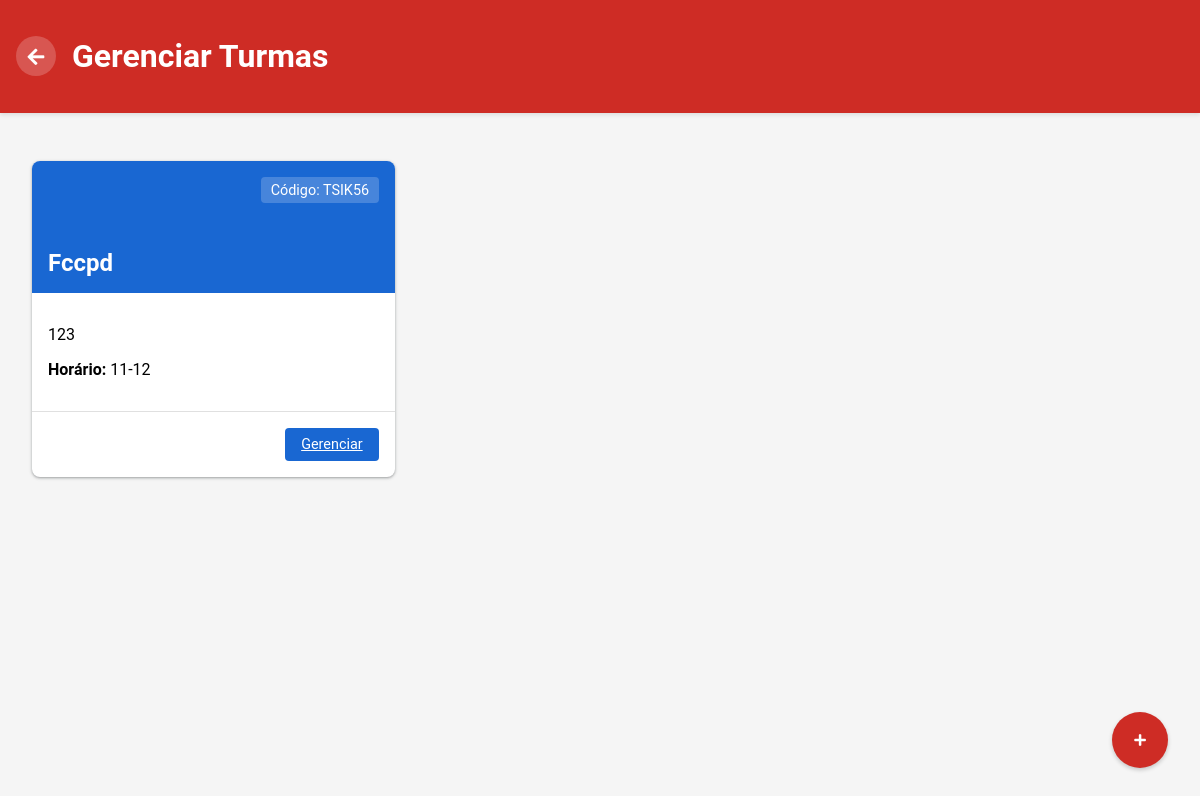
Before: /turmas/professor/ (signed in) with the older database file.
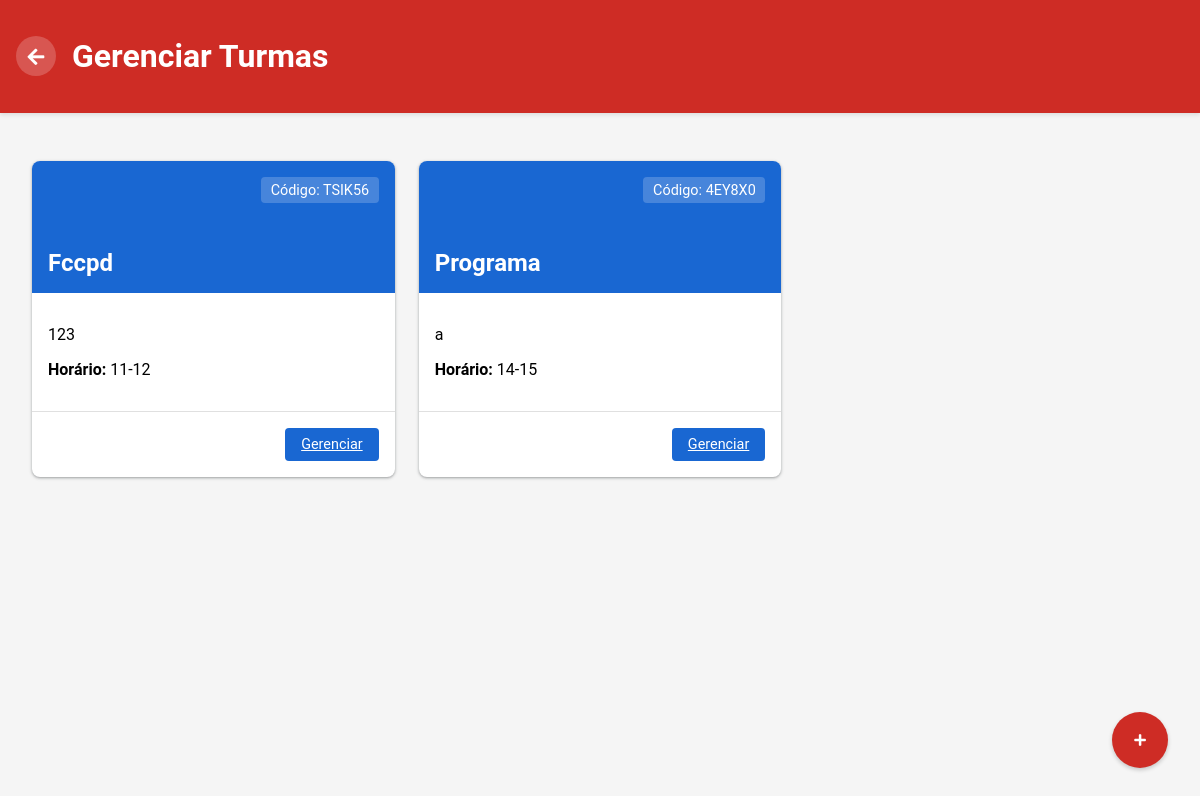
After: the same page with the newer database file.
### portal/models.py (models this page shows, shortened)
class Turma(models.Model):
    nome = models.CharField(max_length=100)
    horario = models.CharField(max_length=100)
    professor = models.ForeignKey('Professor', on_delete=models.SET_NULL, null=True)
    codigo = models.CharField(max_length=20, unique=True, default='DEFAULT001')
    descricao = models.TextField(blank=True)
    data_criacao = models.DateTimeField(default=timezone.now)

### portal/views.py (the view, shortened to what this page needs)
# urls.py: path('turmas/professor/', views.turmas_professor, name='turmas_professor'),
@login_required
@user_passes_test(is_professor)
def turmas_professor(request):
    professor = get_object_or_404(Professor, user=request.user)
    turmas = Turma.objects.filter(professor=professor)
    return render(request, 'turmas_professor.html', {'turmas': turmas})

### portal/views.py (called while the page is built)
def is_professor(user):
    return Professor.objects.filter(user=user).exists()

### portal/templates/turmas_professor.html (shortened to what this page needs)
<!DOCTYPE html>
<html lang="pt-br">
<head>
    <link rel="stylesheet" href="https://cdnjs.cloudflare.com/ajax/libs/font-awesome/5.15.3/css/all.min.css">
</head>
<body>
    <div class="header">
        <button class="btn-voltar" onclick="window.location.href='/professor/'">
            <i class="fas fa-arrow-left"></i>
        </button>
        <h1>Gerenciar Turmas</h1>
    </div>
    <div class="container">
        <div class="turmas-grid">
            {% for turma in turmas %}
            <div class="turma-card">
                <div class="turma-header">
                    <div class="turma-codigo">Código: {{ turma.codigo }}</div>
                    <h2 class="turma-titulo">{{ turma.nome }}</h2>
                </div>
                <div class="turma-conteudo">
                    <p>{{ turma.descricao }}</p>
                    <p><strong>Horário:</strong> {{ turma.horario }}</p>
                </div>
                <div class="turma-footer">
                    <a href="{% url 'conteudo_turma' turma.id %}" class="btn-gerenciar">Gerenciar</a>
                </div>
            </div>
            {% endfor %}
        </div>
    </div>
    <div class="btn-container">
        <button class="btn-criar" onclick="abrirModal()">
            <i class="fas fa-plus"></i>
        </button>
    </div>
</body>
</html>

### portal/templates/turmas_professor.html (style rules this page uses)
body { margin: 0; font-family: 'Google Sans', Roboto, Arial, sans-serif; background-color: #f5f5f5; }
.header { background-color: #CE2C25; color: white; padding: 1rem; box-shadow: 0 2px 4px rgba(0,0,0,0.1); position: relative; display: flex; align-items: center; }
.btn-voltar { background-color: rgba(255, 255, 255, 0.2); color: white; border: none; width: 40px; height: 40px; border-radius: 50%; cursor: pointer; transition: background-color 0.2s; display: flex; align-items: center; justify-content: center; margin-right: 1rem; }
.btn-voltar i { font-size: 1.2rem; }
.container { max-width: 1200px; margin: 2rem auto; padding: 0 1rem; }
.turmas-grid { display: grid; grid-template-columns: repeat(auto-fill, minmax(300px, 1fr)); gap: 1.5rem; padding: 1rem; }
.turma-card { background: white; border-radius: 8px; overflow: hidden; box-shadow: 0 1px 2px 0 rgba(60,64,67,0.3), 0 1px 3px 1px rgba(60,64,67,0.15); transition: box-shadow 0.3s; }
.turma-header { height: 100px; background-color: #1967d2; color: white; padding: 1rem; position: relative; }
.turma-codigo { position: absolute; top: 1rem; right: 1rem; background: rgba(255,255,255,0.2); padding: 0.3rem 0.6rem; border-radius: 4px; font-size: 0.9rem; }
.turma-titulo { font-size: 1.5rem; margin: 0; position: absolute; bottom: 1rem; }
.turma-conteudo { padding: 1rem; }
.turma-footer { padding: 1rem; border-top: 1px solid #e0e0e0; display: flex; justify-content: flex-end; }
.btn-gerenciar { background-color: #1967d2; color: white; border: none; padding: 0.5rem 1rem; border-radius: 4px; cursor: pointer; font-size: 0.9rem; transition: background-color 0.2s; }
.btn-criar { position: fixed; right: 2rem; bottom: 2rem; background-color: #CE2C25; color: white; border: none; width: 56px; height: 56px; border-radius: 50%; box-shadow: 0 2px 4px rgba(0,0,0,0.2); cursor: pointer; transition: background-color 0.2s; }
.btn-container { position: fixed; right: 2rem; bottom: 2rem; }

Changed rows visible on the page:
added Turma: codigo "4EY8X0", nome "Programa", descricao "a", horario "14-15"
